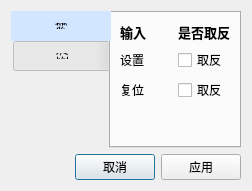
<?xml version="1.0" encoding="UTF-8"?>
<ui version="4.0">
 <class>rs_trigger_logic_setting</class>
 <widget class="QDialog" name="rs_trigger_logic_setting">
  <property name="geometry">
   <rect>
    <x>0</x>
    <y>0</y>
    <width>232</width>
    <height>175</height>
   </rect>
  </property>
  <property name="windowTitle">
   <string>Dialog</string>
  </property>
  <layout class="QGridLayout" name="gridLayout_2">
   <item row="0" column="0">
    <widget class="QTabWidget" name="tabWidget">
     <property name="font">
      <font>
       <family>Arial</family>
      </font>
     </property>
     <property name="styleSheet">
      <string notr="true">QTabBar::tab { width: 100px;height:30px }
QTabBar::tab:selected { background-color: rgb(210,230,255); }</string>
     </property>
     <property name="tabPosition">
      <enum>QTabWidget::West</enum>
     </property>
     <property name="tabShape">
      <enum>QTabWidget::Rounded</enum>
     </property>
     <property name="currentIndex">
      <number>0</number>
     </property>
     <property name="iconSize">
      <size>
       <width>16</width>
       <height>10</height>
      </size>
     </property>
     <property name="elideMode">
      <enum>Qt::ElideNone</enum>
     </property>
     <property name="documentMode">
      <bool>false</bool>
     </property>
     <property name="tabsClosable">
      <bool>false</bool>
     </property>
     <widget class="QWidget" name="tab_param">
      <property name="font">
       <font>
        <family>Arial</family>
       </font>
      </property>
      <attribute name="title">
       <string>参数</string>
      </attribute>
      <layout class="QGridLayout" name="gridLayout">
       <item row="1" column="2">
        <widget class="QCheckBox" name="checkBox_input1reverse">
         <property name="font">
          <font>
           <family>Arial</family>
          </font>
         </property>
         <property name="text">
          <string>取反</string>
         </property>
        </widget>
       </item>
       <item row="2" column="1">
        <widget class="QLabel" name="label_input2">
         <property name="font">
          <font>
           <family>Arial</family>
          </font>
         </property>
         <property name="text">
          <string>复位</string>
         </property>
        </widget>
       </item>
       <item row="2" column="2">
        <widget class="QCheckBox" name="checkBox_input2reverse">
         <property name="font">
          <font>
           <family>Arial</family>
          </font>
         </property>
         <property name="text">
          <string>取反</string>
         </property>
        </widget>
       </item>
       <item row="0" column="1">
        <widget class="QLabel" name="label_9">
         <property name="font">
          <font>
           <family>Arial</family>
           <pointsize>10</pointsize>
           <weight>75</weight>
           <bold>true</bold>
          </font>
         </property>
         <property name="text">
          <string>输入</string>
         </property>
        </widget>
       </item>
       <item row="0" column="2">
        <widget class="QLabel" name="label_10">
         <property name="font">
          <font>
           <family>Arial</family>
           <pointsize>10</pointsize>
           <weight>75</weight>
           <bold>true</bold>
          </font>
         </property>
         <property name="text">
          <string>是否取反</string>
         </property>
        </widget>
       </item>
       <item row="1" column="1">
        <widget class="QLabel" name="label_input1">
         <property name="minimumSize">
          <size>
           <width>50</width>
           <height>0</height>
          </size>
         </property>
         <property name="font">
          <font>
           <family>Arial</family>
          </font>
         </property>
         <property name="text">
          <string>设置</string>
         </property>
        </widget>
       </item>
       <item row="3" column="1">
        <spacer name="verticalSpacer">
         <property name="orientation">
          <enum>Qt::Vertical</enum>
         </property>
         <property name="sizeHint" stdset="0">
          <size>
           <width>20</width>
           <height>41</height>
          </size>
         </property>
        </spacer>
       </item>
      </layout>
     </widget>
     <widget class="QWidget" name="tab_exegesis">
      <attribute name="title">
       <string>标签注释</string>
      </attribute>
      <layout class="QGridLayout" name="gridLayout_4">
       <item row="0" column="1">
        <widget class="QLineEdit" name="lineEdit_einput1">
         <property name="font">
          <font>
           <family>Arial</family>
          </font>
         </property>
         <property name="inputMask">
          <string/>
         </property>
         <property name="text">
          <string/>
         </property>
         <property name="maxLength">
          <number>10</number>
         </property>
         <property name="frame">
          <bool>true</bool>
         </property>
        </widget>
       </item>
       <item row="5" column="0">
        <spacer name="verticalSpacer_2">
         <property name="orientation">
          <enum>Qt::Vertical</enum>
         </property>
         <property name="sizeHint" stdset="0">
          <size>
           <width>20</width>
           <height>40</height>
          </size>
         </property>
        </spacer>
       </item>
       <item row="3" column="0">
        <widget class="QLabel" name="label_eoutput1">
         <property name="font">
          <font>
           <family>Arial</family>
          </font>
         </property>
         <property name="text">
          <string>Q</string>
         </property>
        </widget>
       </item>
       <item row="1" column="0">
        <widget class="QLabel" name="label_einput2">
         <property name="font">
          <font>
           <family>Arial</family>
          </font>
         </property>
         <property name="text">
          <string>复位</string>
         </property>
        </widget>
       </item>
       <item row="0" column="0">
        <widget class="QLabel" name="label_einput1">
         <property name="font">
          <font>
           <family>Arial</family>
          </font>
         </property>
         <property name="text">
          <string>设置</string>
         </property>
        </widget>
       </item>
       <item row="1" column="1">
        <widget class="QLineEdit" name="lineEdit_einput2">
         <property name="font">
          <font>
           <family>Arial</family>
          </font>
         </property>
         <property name="maxLength">
          <number>10</number>
         </property>
        </widget>
       </item>
       <item row="2" column="0" colspan="2">
        <widget class="Line" name="line">
         <property name="styleSheet">
          <string notr="true">border-top: 1px dotted;</string>
         </property>
         <property name="orientation">
          <enum>Qt::Horizontal</enum>
         </property>
        </widget>
       </item>
       <item row="3" column="1">
        <widget class="QLineEdit" name="lineEdit_eoutput1">
         <property name="font">
          <font>
           <family>Arial</family>
          </font>
         </property>
         <property name="maxLength">
          <number>10</number>
         </property>
        </widget>
       </item>
       <item row="4" column="0">
        <widget class="QLabel" name="label_eoutput2">
         <property name="font">
          <font>
           <family>Arial</family>
          </font>
         </property>
         <property name="text">
          <string>/Q</string>
         </property>
        </widget>
       </item>
       <item row="4" column="1">
        <widget class="QLineEdit" name="lineEdit_eoutput2">
         <property name="font">
          <font>
           <family>Arial</family>
          </font>
         </property>
        </widget>
       </item>
      </layout>
     </widget>
    </widget>
   </item>
   <item row="1" column="0">
    <layout class="QHBoxLayout" name="horizontalLayout">
     <item>
      <spacer name="horizontalSpacer_2">
       <property name="orientation">
        <enum>Qt::Horizontal</enum>
       </property>
       <property name="sizeHint" stdset="0">
        <size>
         <width>40</width>
         <height>20</height>
        </size>
       </property>
      </spacer>
     </item>
     <item>
      <widget class="QPushButton" name="pushButton_cancle">
       <property name="font">
        <font>
         <family>Arial</family>
        </font>
       </property>
       <property name="text">
        <string>取消</string>
       </property>
      </widget>
     </item>
     <item>
      <widget class="QPushButton" name="pushButton_apply">
       <property name="font">
        <font>
         <family>Arial</family>
        </font>
       </property>
       <property name="text">
        <string>应用</string>
       </property>
      </widget>
     </item>
    </layout>
   </item>
  </layout>
 </widget>
 <resources/>
 <connections/>
</ui>
